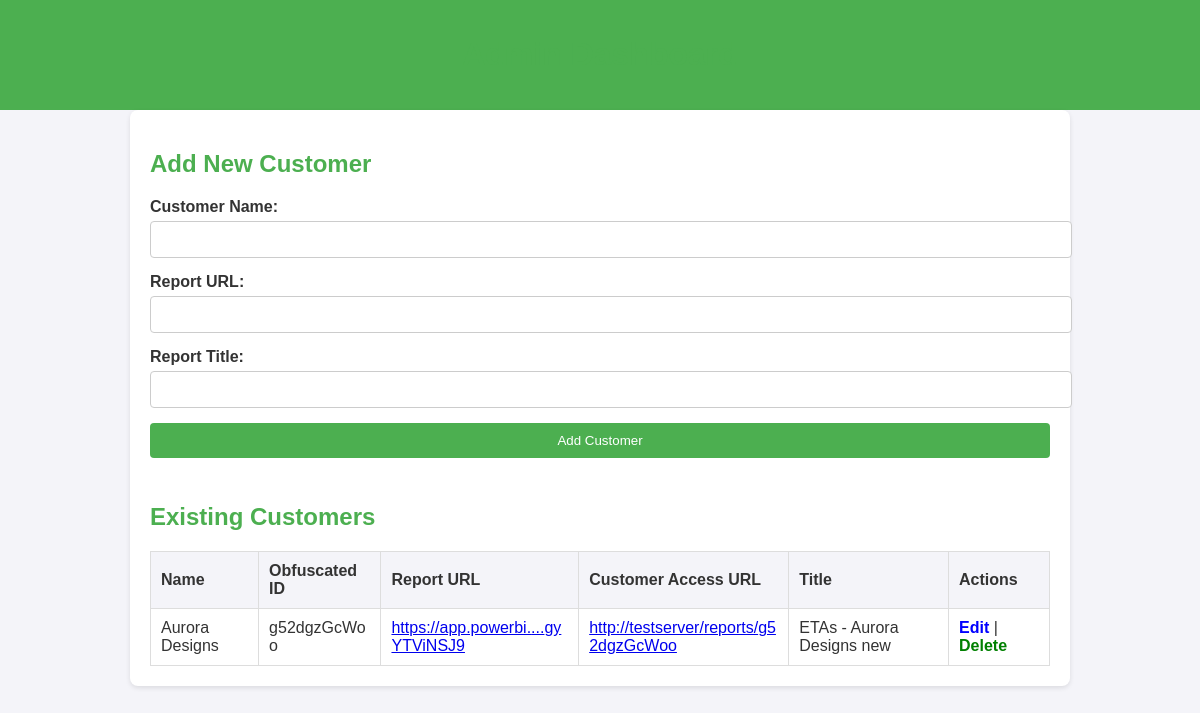
/admin, run on an earlier commit of the app's database.
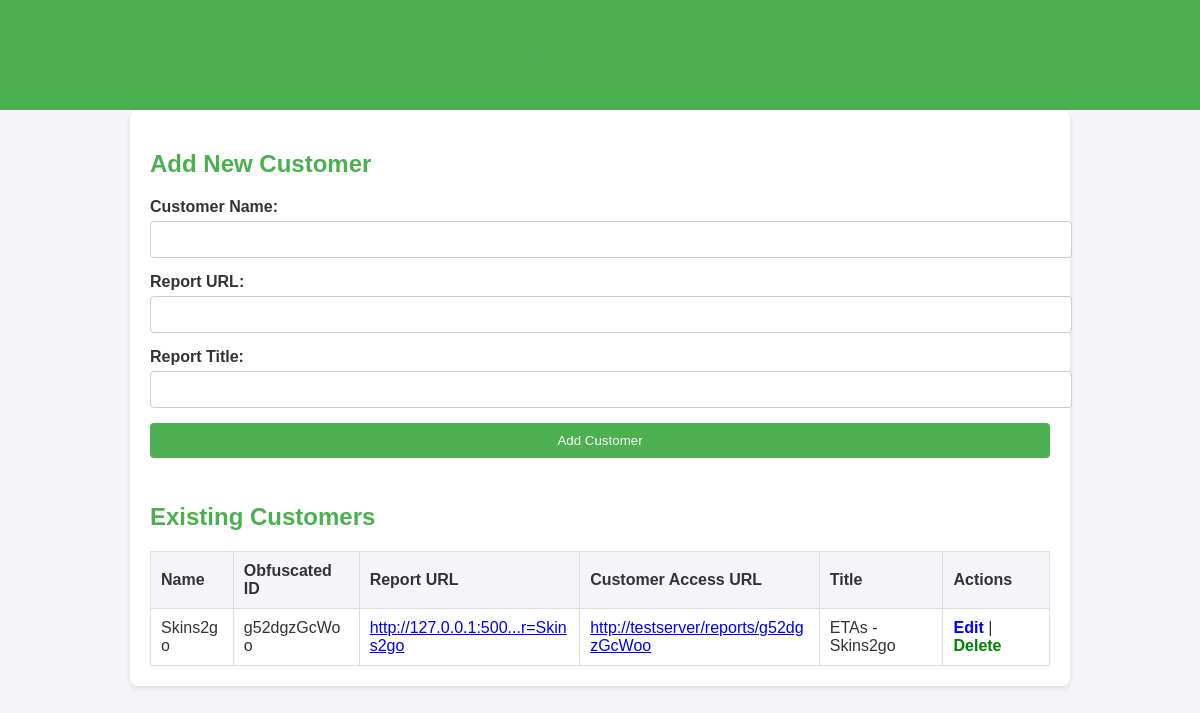
And on a later commit of the database.
### tables this page shows
CREATE TABLE customers (
                    id INTEGER PRIMARY KEY AUTOINCREMENT,
                    name TEXT NOT NULL,
                    obfuscated_id TEXT NOT NULL UNIQUE,
                    url TEXT NOT NULL,
                    title TEXT NOT NULL
                );

### app.py (the view, shortened to what this page needs)
@app.route('/admin', methods=['GET', 'POST'])
def admin():
    customers = query_db("SELECT id, name, obfuscated_id, url, title FROM customers")
    return render_template('admin.html', customers=customers)

### app.py (called while the page is built)
def query_db(query, args=(), one=False):
    with sqlite3.connect(DB_PATH) as conn:
        cur = conn.cursor()
        cur.execute(query, args)
        rv = cur.fetchall()
        conn.commit()
        return (rv[0] if rv else None) if one else rv

### templates/admin.html (shortened to what this page needs)
<!DOCTYPE html>
<html lang="en">
<head>
</head>
<body>
<header>
    <h1>Admin Dashboard</h1>
</header>
<main>
    <h2>Add New Customer</h2>
    <form method="post">
        <label for="name">Customer Name:</label>
        <input type="text" id="name" name="name" required>
        <label for="url">Report URL:</label>
        <input type="url" id="url" name="url" required>
        <label for="title">Report Title:</label>
        <input type="text" id="title" name="title" required>
        <button type="submit">Add Customer</button>
    </form>
    <h2>Existing Customers</h2>
    <table>
        <thead>
            <tr>
                <th>Name</th>
                <th>Obfuscated ID</th>
                <th>Report URL</th>
                <th>Customer Access URL</th>
                <th>Title</th>
                <th>Actions</th>
            </tr>
        </thead>
        <tbody>
            {% for customer in customers %}
            <tr>
                <td>{{ customer[1] }}</td>
                <td>{{ customer[2] }}</td>
                <td>
                    <a href="{{ customer[3] }}" target="_blank" title="{{ customer[3] }}">
                        {{ customer[3][:20] }}...{{ customer[3][-10:] }}
                    </a>
                </td>
                <td>
                    <a href="{{ request.host_url }}reports/{{ customer[2] }}" target="_blank">
                        {{ request.host_url }}reports/{{ customer[2] }}
                    </a>
                </td>
                <td>{{ customer[4] }}</td>
                <td class="actions">
                    <a href="{{ url_for('edit_customer', customer_id=customer[0]) }}" style="color: blue; font-weight: bold;">Edit</a> |
                    <a href="{{ url_for('delete_customer', customer_id=customer[0]) }}"
                       onclick="return confirm('Are you sure you want to delete {{ customer[1] }}?');"
                       style="color: green; font-weight: bold;">
                       Delete
                    </a>
                </td>
            </tr>
            {% endfor %}
        </tbody>
    </table>
</main>
</body>
</html>

### templates/admin.html (style rules this page uses)
body { font-family: Arial, sans-serif; margin: 0; padding: 0; background-color: #f4f4f9; color: #333; }
header { background-color: #4CAF50; color: white; padding: 15px 20px; text-align: center; }
main { padding: 20px; max-width: 900px; margin: 0 auto; background-color: white; border-radius: 8px; box-shadow: 0 2px 5px rgba(0, 0, 0, 0.1); }
h1, h2 { color: #4CAF50; }
form { margin-bottom: 30px; }
form label { display: block; margin-bottom: 5px; font-weight: bold; }
form input, form button { width: 100%; padding: 10px; margin-bottom: 15px; border: 1px solid #ccc; border-radius: 4px; }
form button { background-color: #4CAF50; color: white; border: none; cursor: pointer; }
table { width: 100%; border-collapse: collapse; margin-top: 20px; }
table, th, td { border: 1px solid #ddd; }
table td { max-width: 250px; overflow-wrap: anywhere; }
th, td { padding: 10px; text-align: left; }
th { background-color: #f4f4f9; }
.actions a { text-decoration: none; color: #4CAF50; font-weight: bold; }

What changed in the data, as far as the page shows it:
changed customers "g52dgzGcWoo": name "Aurora Designs" → "Skins2go"; url "https://app.powerbi." → "http://127.0.0.1:500"; url "gyYTViNSJ9" → "r=Skins2go"; title "ETAs - Aurora Designs new" → "ETAs - Skins2go"
